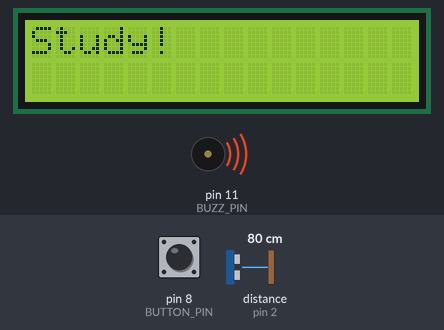
The sketch below on a simulated Arduino Uno, built with avr-gcc and run on an emulated ATmega328P. On the bench: 16×2 character LCD, buzzer (waves = sounding, pin HIGH). Wiring (inferred from the names in the program): ultrasonic range finder: trigger pin 3; echo pin 2. The inputs (shaded band) are chosen by the test bench; at power-on: distance to the obstacle (sensor on pin 2) 80 cm, pin 8 (BUTTON_PIN) HIGH. The echo pulse lasts 58.3 µs per cm; pins used as bus, display or sensor lines are not drawn; what the sketch prints to the serial monitor is not drawn.

Above: at 1.2 s.
1.3 s: distance to the obstacle (sensor on pin 2) set to 34 cm
3.5 s: distance to the obstacle (sensor on pin 2) set to 29 cm
At 5.0 s:
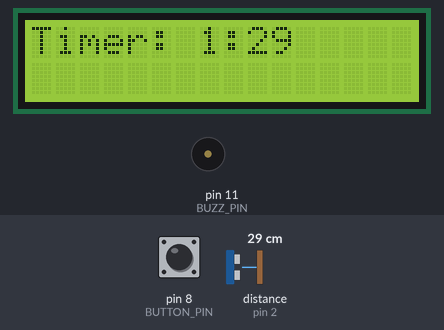
6.0 s: pin 8 (BUTTON_PIN) pulled LOW for 1 s
At 9.9 s:
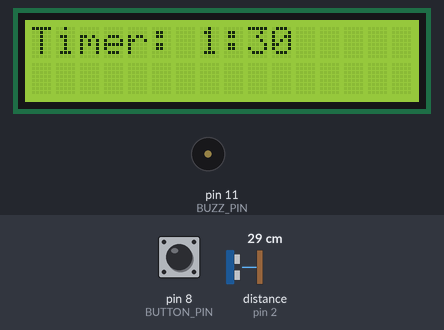
10.0 s: distance to the obstacle (sensor on pin 2) set to 120 cm
At 11.1 s:
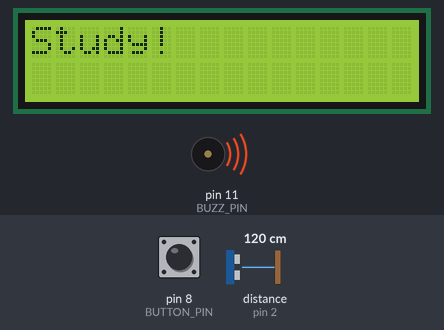
13.0 s: distance to the obstacle (sensor on pin 2) set to 2 cm
At 14.6 s:
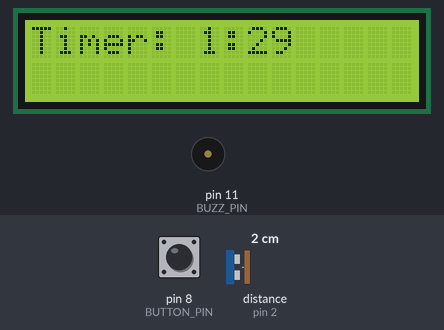
15.5 s: distance to the obstacle (sensor on pin 2) set to 299 cm
At 17.2 s:
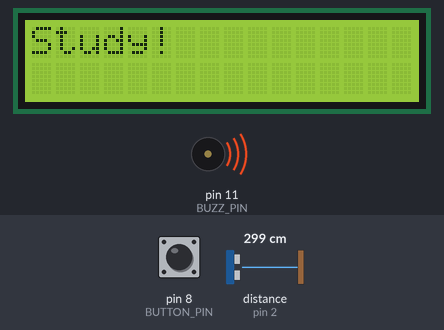
Timing chart, 0 to 18.7 s (numbered marks = the images above; inputs shaded):
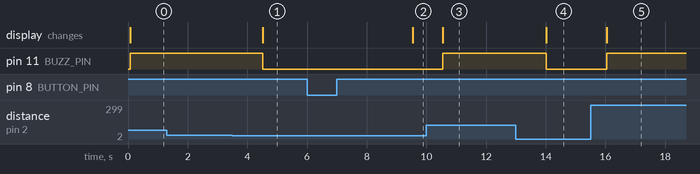

The sketch:

antiprocrastinationtool.ino
```cpp
#include <LiquidCrystal.h>
#define TRIG_PIN 3
#define ECHO_PIN 2
#define BUZZ_PIN 11
#define BUTTON_PIN 8

LiquidCrystal lcd(13, 12, 7, 6, 5, 4);

float distance = 0.0;
float timing = 0.0;
long timer = 5460;
int lastButtonState = LOW;


void setup() {
  lcd.begin(16, 2);
  Serial.begin(9600);
  pinMode(TRIG_PIN, OUTPUT);
  pinMode(ECHO_PIN, INPUT);
  pinMode(BUZZ_PIN, OUTPUT);
  pinMode(BUTTON_PIN, INPUT_PULLUP);
}

void loop() {

  int buttonPressed = digitalRead(BUTTON_PIN);

  digitalWrite(TRIG_PIN, LOW);
  delayMicroseconds(2);
  digitalWrite(TRIG_PIN, HIGH);
  delayMicroseconds(10);
  digitalWrite(TRIG_PIN, LOW);

  timing = pulseIn(ECHO_PIN, HIGH);
  distance = (timing * 0.034) / 2;

  Serial.println(distance);

  if(distance > 0 && distance < 30) {
    timer--;
    delay(1000);
    int hours = timer / 3600;
    int minutes = (timer % 3600) / 60;
    lcd.setCursor(0,0);
    lcd.print("Timer:");
    lcd.setCursor(7,0);
    lcd.print("   ");
    lcd.setCursor(7,0);
    lcd.print(hours);
    lcd.print(":");
    lcd.print(minutes);
    digitalWrite(BUZZ_PIN, LOW);
  }
  else if(distance > 30) {
    lcd.clear();
    lcd.setCursor(0, 0);
    lcd.print("Study!");
    digitalWrite(BUZZ_PIN, HIGH);
    timer = 5400;
  } else {
    digitalWrite(BUZZ_PIN, LOW);
  }

  if(timer <= 0){
    lcd.setCursor(0, 0);
    lcd.print("Timer done!");
    digitalWrite(BUZZ_PIN, HIGH);
    digitalWrite(BUZZ_PIN, LOW);
  }

  if(buttonPressed == HIGH && lastButtonState == LOW) {
    timer = 5460;
  }

  lastButtonState = buttonPressed;

  Serial.println(timer);
}
```

Measured:
- the behaviour switches between 31 and 30 cm on distance to the obstacle (sensor on pin 2) (found by bisection; images 0 and 1)
- after the input at 1.3 s, every drawn part: stays the same
- after the input at 3.5 s, pin 11 (BUZZ_PIN): HIGH → LOW after 1.0 s; the display: changes after 1.0 s (image 1)
- after the input at 6.0 s, the display: changes after 3.5 s (image 2)
- after the input at 10.0 s, pin 11 (BUZZ_PIN): LOW → HIGH after 0.55 s; the display: changes after 0.55 s (image 3)
- after the input at 13.0 s, pin 11 (BUZZ_PIN): HIGH → LOW after 1.0 s; the display: changes after 1.0 s (image 4)
- after the input at 15.5 s, pin 11 (BUZZ_PIN): LOW → HIGH after 0.54 s; the display: changes after 0.54 s (image 5)
